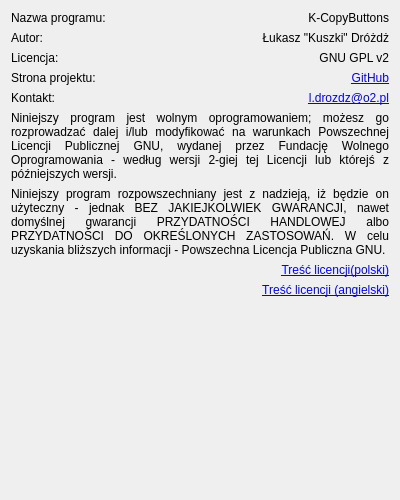
<?xml version="1.0" encoding="UTF-8"?>
<ui version="4.0">
 <class>DialogInfo</class>
 <widget class="QDialog" name="DialogInfo">
  <property name="geometry">
   <rect>
    <x>0</x>
    <y>0</y>
    <width>400</width>
    <height>500</height>
   </rect>
  </property>
  <property name="sizePolicy">
   <sizepolicy hsizetype="Minimum" vsizetype="Minimum">
    <horstretch>0</horstretch>
    <verstretch>0</verstretch>
   </sizepolicy>
  </property>
  <property name="minimumSize">
   <size>
    <width>400</width>
    <height>500</height>
   </size>
  </property>
  <property name="windowTitle">
   <string>Informacje o programie</string>
  </property>
  <property name="windowIcon">
   <iconset theme="dialog-information">
    <normaloff/>
   </iconset>
  </property>
  <layout class="QGridLayout" name="gridLayout">
   <item row="0" column="0">
    <widget class="QLabel" name="labelProgram">
     <property name="text">
      <string>Nazwa programu:</string>
     </property>
    </widget>
   </item>
   <item row="0" column="1">
    <widget class="QLabel" name="labelName">
     <property name="text">
      <string>K-CopyButtons</string>
     </property>
     <property name="alignment">
      <set>Qt::AlignRight|Qt::AlignTrailing|Qt::AlignVCenter</set>
     </property>
     <property name="textInteractionFlags">
      <set>Qt::LinksAccessibleByMouse|Qt::TextSelectableByMouse</set>
     </property>
    </widget>
   </item>
   <item row="1" column="0">
    <widget class="QLabel" name="labelAuthor">
     <property name="text">
      <string>Autor:</string>
     </property>
    </widget>
   </item>
   <item row="1" column="1">
    <widget class="QLabel" name="labelAuthorName">
     <property name="text">
      <string>Łukasz &quot;Kuszki&quot; Dróżdż</string>
     </property>
     <property name="alignment">
      <set>Qt::AlignRight|Qt::AlignTrailing|Qt::AlignVCenter</set>
     </property>
     <property name="textInteractionFlags">
      <set>Qt::LinksAccessibleByMouse|Qt::TextSelectableByMouse</set>
     </property>
    </widget>
   </item>
   <item row="2" column="0">
    <widget class="QLabel" name="labelLicense">
     <property name="text">
      <string>Licencja:</string>
     </property>
    </widget>
   </item>
   <item row="2" column="1">
    <widget class="QLabel" name="labelLicenseType">
     <property name="text">
      <string>GNU GPL v2</string>
     </property>
     <property name="alignment">
      <set>Qt::AlignRight|Qt::AlignTrailing|Qt::AlignVCenter</set>
     </property>
     <property name="textInteractionFlags">
      <set>Qt::LinksAccessibleByMouse|Qt::TextSelectableByMouse</set>
     </property>
    </widget>
   </item>
   <item row="3" column="0">
    <widget class="QLabel" name="labelSlite">
     <property name="text">
      <string>Strona projektu:</string>
     </property>
    </widget>
   </item>
   <item row="3" column="1">
    <widget class="QLabel" name="labelGithub">
     <property name="text">
      <string>&lt;a href=&quot;https://github.com/Kuszki/K-CopyButtons&quot;&gt;GitHub&lt;/a&gt;</string>
     </property>
     <property name="textFormat">
      <enum>Qt::AutoText</enum>
     </property>
     <property name="alignment">
      <set>Qt::AlignRight|Qt::AlignTrailing|Qt::AlignVCenter</set>
     </property>
     <property name="openExternalLinks">
      <bool>true</bool>
     </property>
     <property name="textInteractionFlags">
      <set>Qt::LinksAccessibleByMouse|Qt::TextSelectableByMouse</set>
     </property>
    </widget>
   </item>
   <item row="4" column="0">
    <widget class="QLabel" name="labelContact">
     <property name="text">
      <string>Kontakt:</string>
     </property>
    </widget>
   </item>
   <item row="4" column="1">
    <widget class="QLabel" name="labelMail">
     <property name="text">
      <string>&lt;a href=&quot;mailto:l.drozdz@o2.pl&quot;&gt;l.drozdz@o2.pl&lt;/a&gt;</string>
     </property>
     <property name="alignment">
      <set>Qt::AlignRight|Qt::AlignTrailing|Qt::AlignVCenter</set>
     </property>
     <property name="openExternalLinks">
      <bool>true</bool>
     </property>
     <property name="textInteractionFlags">
      <set>Qt::LinksAccessibleByMouse|Qt::TextSelectableByMouse</set>
     </property>
    </widget>
   </item>
   <item row="5" column="0" colspan="2">
    <widget class="QLabel" name="labelLicenseText">
     <property name="text">
      <string>Niniejszy program jest wolnym oprogramowaniem; możesz go rozprowadzać dalej i/lub modyfikować na warunkach Powszechnej Licencji Publicznej GNU, wydanej przez Fundację Wolnego Oprogramowania - według wersji 2-giej tej Licencji lub którejś z późniejszych wersji.</string>
     </property>
     <property name="alignment">
      <set>Qt::AlignJustify|Qt::AlignTop</set>
     </property>
     <property name="wordWrap">
      <bool>true</bool>
     </property>
    </widget>
   </item>
   <item row="6" column="0" colspan="2">
    <widget class="QLabel" name="label">
     <property name="text">
      <string>Niniejszy program rozpowszechniany jest z nadzieją, iż będzie on użyteczny - jednak BEZ JAKIEJKOLWIEK GWARANCJI, nawet domyślnej gwarancji PRZYDATNOŚCI HANDLOWEJ albo PRZYDATNOŚCI DO OKREŚLONYCH ZASTOSOWAŃ. W celu uzyskania bliższych informacji - Powszechna Licencja Publiczna GNU.</string>
     </property>
     <property name="alignment">
      <set>Qt::AlignJustify|Qt::AlignVCenter</set>
     </property>
     <property name="wordWrap">
      <bool>true</bool>
     </property>
    </widget>
   </item>
   <item row="7" column="0" rowspan="2">
    <widget class="QLabel" name="labelGNU">
     <property name="maximumSize">
      <size>
       <width>160</width>
       <height>160</height>
      </size>
     </property>
     <property name="pixmap">
      <pixmap resource="common.qrc">:/icons/logo_gnu</pixmap>
     </property>
     <property name="scaledContents">
      <bool>true</bool>
     </property>
    </widget>
   </item>
   <item row="7" column="1">
    <widget class="QLabel" name="labelLicenseEN">
     <property name="sizePolicy">
      <sizepolicy hsizetype="Preferred" vsizetype="Fixed">
       <horstretch>0</horstretch>
       <verstretch>0</verstretch>
      </sizepolicy>
     </property>
     <property name="text">
      <string>&lt;a href=&quot;http://gnu.org.pl/text/licencja-gnu.html&quot;&gt;Treść licencji(polski)</string>
     </property>
     <property name="alignment">
      <set>Qt::AlignRight|Qt::AlignTop|Qt::AlignTrailing</set>
     </property>
     <property name="openExternalLinks">
      <bool>true</bool>
     </property>
    </widget>
   </item>
   <item row="8" column="1">
    <widget class="QLabel" name="labelLicensePL">
     <property name="sizePolicy">
      <sizepolicy hsizetype="Preferred" vsizetype="Preferred">
       <horstretch>0</horstretch>
       <verstretch>0</verstretch>
      </sizepolicy>
     </property>
     <property name="text">
      <string>&lt;a href=&quot;http://www.gnu.org/licenses/gpl-2.0.html&quot;&gt;Treść licencji (angielski)&lt;/a&gt;</string>
     </property>
     <property name="alignment">
      <set>Qt::AlignRight|Qt::AlignTop|Qt::AlignTrailing</set>
     </property>
     <property name="openExternalLinks">
      <bool>true</bool>
     </property>
    </widget>
   </item>
   <item row="9" column="0" colspan="2">
    <spacer name="spacerInfo">
     <property name="orientation">
      <enum>Qt::Vertical</enum>
     </property>
     <property name="sizeHint" stdset="0">
      <size>
       <width>357</width>
       <height>81</height>
      </size>
     </property>
    </spacer>
   </item>
  </layout>
 </widget>
 <resources>
  <include location="common.qrc"/>
 </resources>
 <connections/>
</ui>
